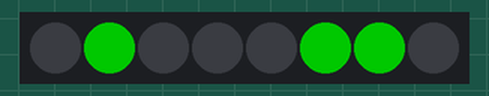
Recording of a sketch running on a simulated Arduino Uno, built with avr-gcc and run on an emulated ATmega328P. Parts: 8 RGB LEDs in strip order, left to right. Dim RGB values are drawn brighter than linear.

Above: at 0.27 s.
At 1.18 s:
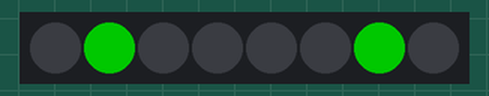
At 1.61 s:
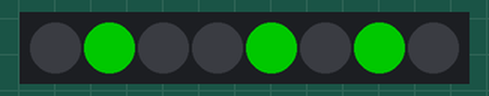
At 2.19 s:
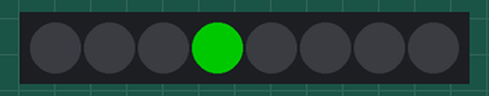
At 3.69 s:
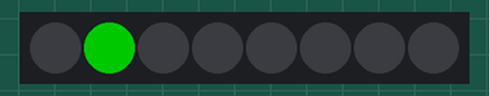
Timing chart, 0 to 40.0 s (numbered marks = the images above):
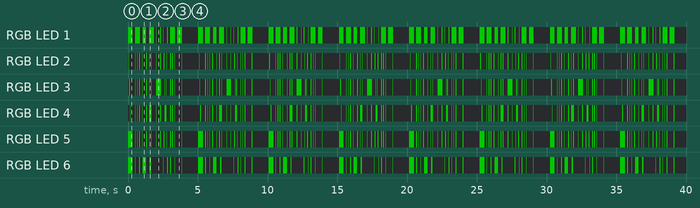

The sketch:

Abphabet.ino
```cpp
#include <Adafruit_NeoPixel.h>
#define PIN 6  // 네오픽셀 스트립이 연결된 핀
#define NUMPIXELS 8  // 픽셀 수

Adafruit_NeoPixel strip = Adafruit_NeoPixel(NUMPIXELS, PIN, NEO_GRB + NEO_KHZ800);
int brightness = 100; // 밝기 설정 (0~255)

// int delayTime = 50; // 각 열의 표시 시간 (ms)

// 알파벳 패턴 (세로 8픽셀, 가로는 각 열을 표현함)
// A부터 Z까지의 알파벳에 맞는 비트맵 패턴 정의
byte alphabet[][8] = {
  {B00111100, B01001010, B01001010, B01001010, B01111110, B01001010, B01001010, B01001010}, // A
  {B01111100, B01001010, B01001010, B01111100, B01001010, B01001010, B01111100, B00000000}, // B
  {B00111110, B01000000, B01000000, B01000000, B01000000, B01000000, B00111110, B00000000}, // C
  {B01111100, B01001010, B01001010, B01001010, B01001010, B01001010, B01111100, B00000000}, // D
  {B01111110, B01000000, B01000000, B01111100, B01000000, B01000000, B01111110, B00000000}, // E
  {B01111110, B01000000, B01000000, B01111100, B01000000, B01000000, B01000000, B00000000}, // F
  {B00111100, B01000010, B01000000, B01000000, B01001110, B01000010, B00111100, B00000000}, // G
  {B01001010, B01001010, B01001010, B01111110, B01001010, B01001010, B01001010, B00000000}, // H
  {B01111100, B00010000, B00010000, B00010000, B00010000, B00010000, B01111100, B00000000}, // I
  {B00011110, B00000100, B00000100, B00000100, B00000100, B01000100, B00111000, B00000000}, // J
  {B01001010, B01001100, B01010000, B01100000, B01010000, B01001100, B01001010, B00000000}, // K
  {B01000000, B01000000, B01000000, B01000000, B01000000, B01000000, B01111110, B00000000}, // L
  {B01000010, B01100110, B01011010, B01000010, B01000010, B01000010, B01000010, B00000000}, // M
  {B01000110, B01100110, B01010110, B01001110, B01000110, B01000110, B01000110, B00000000}, // N
  {B00111100, B01000010, B01000010, B01000010, B01000010, B01000010, B00111100, B00000000}, // O
  {B01111100, B01001010, B01001010, B01111100, B01000000, B01000000, B01000000, B00000000}, // P
  {B00111100, B01000010, B01000010, B01000010, B01001010, B01000100, B00111010, B00000000}, // Q
  {B01111100, B01001010, B01001010, B01111100, B01001000, B01000100, B01000010, B00000000}, // R
  {B00111110, B01000000, B01000000, B00111100, B00000010, B00000010, B01111100, B00000000}, // S
  {B01111110, B00010000, B00010000, B00010000, B00010000, B00010000, B00010000, B00000000}, // T
  {B01000010, B01000010, B01000010, B01000010, B01000010, B01000010, B00111100, B00000000}, // U
  {B01000010, B01000010, B01000010, B00100100, B00100100, B00011000, B00001000, B00000000}, // V
  {B01000010, B01000010, B01000010, B01000010, B01011010, B01011010, B00100100, B00000000}, // W
  {B01000010, B00100100, B00011000, B00001000, B00011000, B00100100, B01000010, B00000000}, // X
  {B01000010, B00100100, B00011000, B00010000, B00010000, B00010000, B00010000, B00000000}, // Y
  {B01111110, B00000010, B00000100, B00001000, B00010000, B00100000, B01111110, B00000000}, // Z
};

// 글자 출력
void displayLetter(char letter) {
  if (letter >= 'A' && letter <= 'Z') {
    int index = letter - 'A'; // 알파벳의 인덱스
    for (int i = 0; i < 8; i++) {
      for (int j = 0; j < 8; j++) {
        if (bitRead(alphabet[index][i], 7 - j)) {
          strip.setPixelColor(j, strip.Color(0, 255, 0)); // 녹색으로 픽셀 점등
        } else {
          strip.setPixelColor(j, 0); // 꺼짐
        }
      }
      strip.show();
      delay(50); // 각 열 출력 후 지연 시간
    }
  }
}

// 단어 출력
void displayWord(String word) {
  word.toUpperCase();  // 대문자로 변환
  for (int i = 0; i < word.length(); i++) {
    displayLetter(word[i]);
    delay(100);  // 글자 간 딜레이
  }
}

void setup() {
  strip.begin();
  strip.setBrightness(brightness);
  strip.show();  // 픽셀 초기화
}

void loop() {
  displayWord("NEOPIXEL");  // 단어 출력
  delay(1000);  // 다음 출력 전 딜레이
}
```

Measured:
- by itself, everything shown: repeats every 5.0 s, in 42 steps
